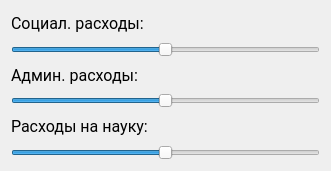
   <widget class="QWidget" name="layoutWidget">
    <property name="geometry">
     <rect>
      <x>370</x>
      <y>720</y>
      <width>331</width>
      <height>171</height>
     </rect>
    </property>
    <layout class="QVBoxLayout" name="civilSliders">
     <item>
      <widget class="QLabel" name="label_6">
       <property name="font">
        <font>
         <family>Roboto</family>
         <pointsize>12</pointsize>
        </font>
       </property>
       <property name="text">
        <string>Социал. расходы:</string>
       </property>
      </widget>
     </item>
     <item>
      <widget class="QSlider" name="socSlider">
       <property name="autoFillBackground">
        <bool>false</bool>
       </property>
       <property name="styleSheet">
        <string notr="true"/>
       </property>
       <property name="maximum">
        <number>100</number>
       </property>
       <property name="sliderPosition">
        <number>50</number>
       </property>
       <property name="tracking">
        <bool>true</bool>
       </property>
       <property name="orientation">
        <enum>Qt::Horizontal</enum>
       </property>
       <property name="invertedAppearance">
        <bool>false</bool>
       </property>
       <property name="tickPosition">
        <enum>QSlider::NoTicks</enum>
       </property>
      </widget>
     </item>
     <item>
      <widget class="QLabel" name="label_7">
       <property name="font">
        <font>
         <family>Roboto</family>
         <pointsize>12</pointsize>
        </font>
       </property>
       <property name="text">
        <string>Админ. расходы:</string>
       </property>
      </widget>
     </item>
     <item>
      <widget class="QSlider" name="adminSlider">
       <property name="maximum">
        <number>100</number>
       </property>
       <property name="sliderPosition">
        <number>50</number>
       </property>
       <property name="orientation">
        <enum>Qt::Horizontal</enum>
       </property>
       <property name="invertedAppearance">
        <bool>false</bool>
       </property>
      </widget>
     </item>
     <item>
      <widget class="QLabel" name="label_8">
       <property name="font">
        <font>
         <family>Roboto</family>
         <pointsize>12</pointsize>
        </font>
       </property>
       <property name="text">
        <string>Расходы на науку:</string>
       </property>
      </widget>
     </item>
     <item>
      <widget class="QSlider" name="scienceSldier">
       <property name="maximum">
        <number>100</number>
       </property>
       <property name="sliderPosition">
        <number>50</number>
       </property>
       <property name="orientation">
        <enum>Qt::Horizontal</enum>
       </property>
       <property name="invertedAppearance">
        <bool>false</bool>
       </property>
      </widget>
     </item>
    </layout>
   </widget>
